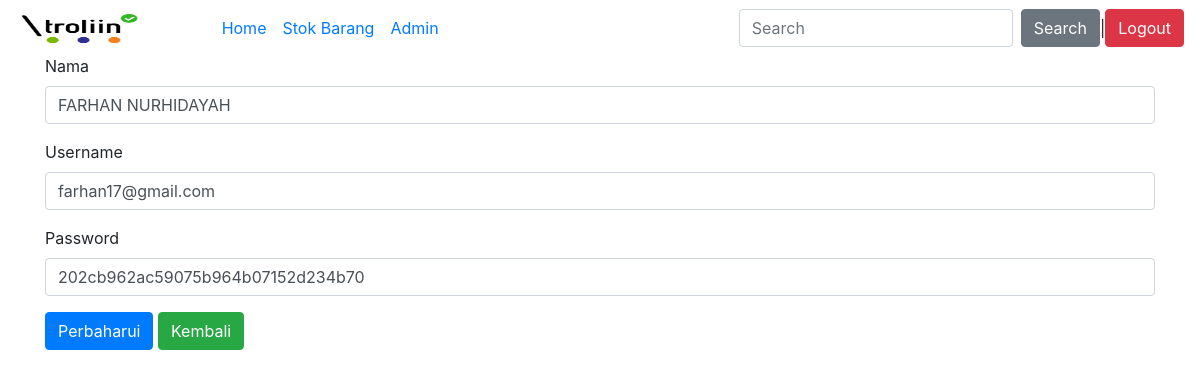
Page /user/edit/12312450 on the committed database.
### tables this page shows
CREATE TABLE `user` (
  `id` int(11) NOT NULL,
  `username` varchar(255) NOT NULL,
  `password` varchar(255) NOT NULL,
  `nama` varchar(255) NOT NULL
);

### application/controllers/User.php (called while the page is built, shortened)
<?php
class User extends CI_Controller
{
    public function __construct()
    {
        $this->load->model('user_model');
        $this->load->helper('url_helper');
        $this->load->helper('form');
        $this->load->library('form_validation');
    }
    public function edit($id)
    {
        $where = array('id' => $id);
        $data['user'] = $this->user_model->edit_data($where, 'user')->result();
        $this->load->view('user/user_edit_v', $data);
    }
}

### index.php (called while the page is built, shortened)
<?php
require_once BASEPATH.'core/CodeIgniter.php';

### application/models/User_model.php (called while the page is built, shortened)
<?php
class User_model extends CI_Model
{
    public function edit_data($where, $table)
    {
        return $this->db->get_where($table, $where);
    }
}

### application/views/user/user_edit_v.php (the view, shortened to what this page needs)
<div class="container">
    <h2>Update User</h2>
    <?php foreach ($user as $baris) { ?>
    <?php echo form_open_multipart('user/update');?>
        <div class="form-group">
            <label for="nama">Nama</label>
            <input type="text" class="form-control" name="nama" value="<?php echo $baris->nama; ?>">
        </div>
        <div class="form-group">
            <label for="username">Username</label>
            <input type="text" class="form-control" name="username" aria-describedby="emailHelp" value="<?php echo $baris->username; ?>">
        </div>
        <div class="form-group">
            <label for="password">Password</label>
            <input type="text" class="form-control" name="password" value="<?php echo $baris->password; ?>">
        </div>
        <button type="submit" class="btn btn-primary">Perbaharui</button>
        <a href="<?= base_url();?>user" class="btn btn-success">Kembali</a>
   <?php  echo form_close(); ?>
<?php } ?>
    <br>
    <br>
</div>

### rows in the picture
user: nama "FARHAN NURHIDAYAH", username "farhan17@gmail.com", password "202cb962ac59075b964b07152d234b70"
